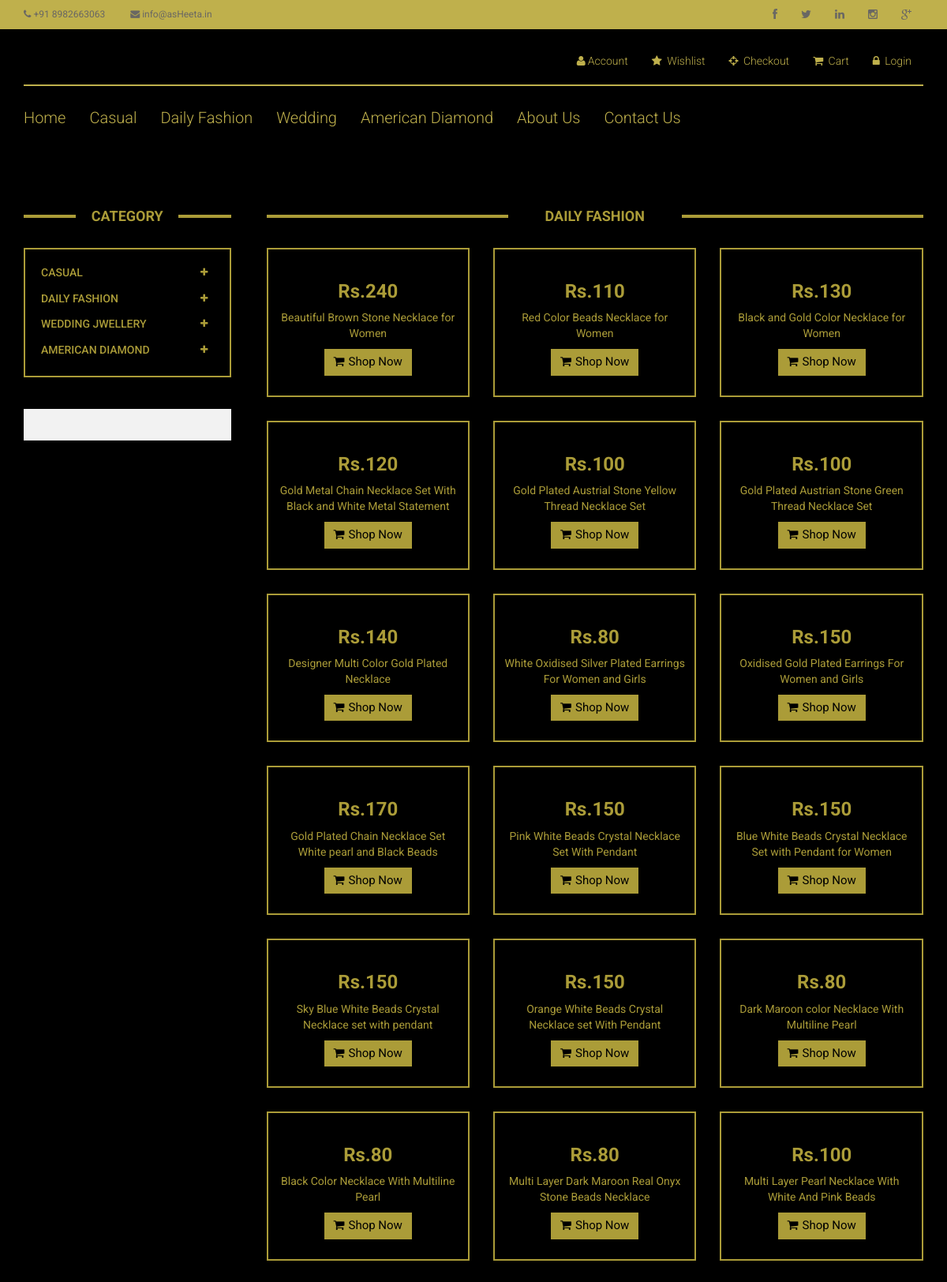
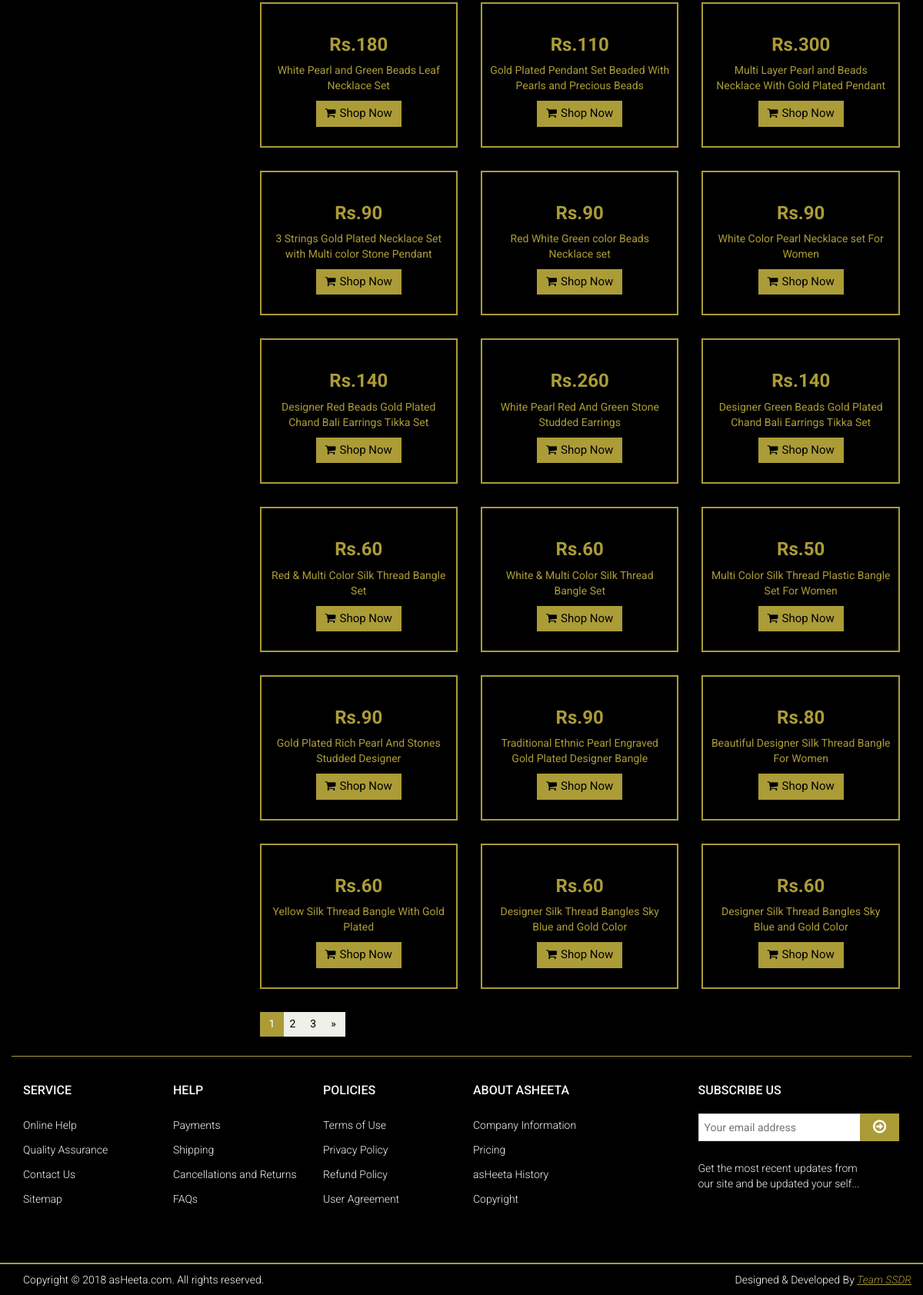
The app's page /daily-fashion.php with its own data (2 pictures, top to bottom).
### tables this page shows
CREATE TABLE IF NOT EXISTS `stock` (
  `stock_id` int(5) NOT NULL AUTO_INCREMENT,
  `product_code` varchar(15) NOT NULL,
  `product_name` varchar(100) NOT NULL,
  `brand` varchar(10) NOT NULL DEFAULT 'asHeeta',
  `colour` text NOT NULL,
  `base_material` text NOT NULL,
  `collection` int(1) NOT NULL,
  `plating` text NOT NULL,
  `size` varchar(10) NOT NULL,
  `price` int(5) NOT NULL,
  `type` text NOT NULL,
  `description` text NOT NULL,
  `img1` varchar(100) DEFAULT NULL,
  `img2` varchar(100) DEFAULT NULL,
  `img3` varchar(100) DEFAULT NULL,
  `thumbnail` varchar(100) DEFAULT NULL,
  PRIMARY KEY (`stock_id`)
);

### daily-fashion.php (the view, shortened to what this page needs)
<!DOCTYPE html>
<html lang="en">
<head>
    <link href="css/bootstrap.min.css" rel="stylesheet">
    <link href="css/font-awesome.min.css" rel="stylesheet">
    <link href="css/prettyPhoto.css" rel="stylesheet">
    <link href="css/price-range.css" rel="stylesheet">
    <link href="css/animate.css" rel="stylesheet">
	<link href="css/main.css" rel="stylesheet">
	<link href="css/responsive.css" rel="stylesheet">
</head>
<body>
	<header id="header">
		<div class="header_top">
			<div class="container">
				<?php
                        include("head-top.php");
                ?>
			</div>
		</div>
		<div class="header-middle">
			<div class="container">
			<?php
                        include("head-middle.php");
                ?>
            </div>
		</div>
		<div class="header-bottom">
			<div class="container">
            <?php
                        include("head-bottom.php");
                ?>
            </div>
        </div>
	</header>
	<section id="advertisement">
		<div class="container">
		</div>
	</section>
	<section>
		<div class="container">
			<div class="row">
				<div class="col-sm-3">
					<div class="left-sidebar">
						<h2>Category</h2>
						<?php
								include("category.php");
						?>
						<div class="shipping text-center">
						</div>
					</div>
				</div>
				<div class="col-sm-9 padding-right">
					<div class="features_items">
						<h2 class="title text-center">DAILY FASHION</h2>
                        <?php
                                 $cat_sql = "SELECT * FROM stock WHERE collection='1' ";
                                 $cat_query = mysqli_query($dbconnect, $cat_sql);
                                 $row=mysqli_fetch_array($cat_query);
                                do
                                {
                                        $price = $row[9];
                                        $prd_name = $row[2];
                        ?>
						<div class="col-sm-4">
							<div class="product-image-wrapper">
								<div class="single-products">
									<div class="productinfo text-center prd_name">
                                        <?php
                                            echo"<h2>Rs.".$price."</h2>";
                                            echo"<p>".$prd_name."</p>";
                                        ?>
										<a href="#" class="btn btn-default add-to-cart"><i class="fa fa-shopping-cart"></i>Shop Now</a>
									</div>
									</div>
								</div>
							</div>
                        <?php
                                 }
                                while($row=mysqli_fetch_array($cat_query))
                        ?>
						</div>
						<ul class="pagination">
							<li class="active"><a href="">1</a></li>
							<li><a href="">2</a></li>
							<li><a href="">3</a></li>
							<li><a href="">&raquo;</a></li>
						</ul>
					</div>
				</div>
			</div>
	</section>
		<div class="footer-widget">
			<div class="container">
				<?php
                        include("footer.php");
                ?>
			</div>
		</div>
</body>
</html>

### css/main.css (style rules this page uses)
body { font-family: 'Roboto', sans-serif; background: #000000; position: relative; font-weight:400px; }
ul li { list-style: none; }
a { -webkit-transition: 300ms; -moz-transition: 300ms; -o-transition: 300ms; transition: 300ms; }
h1, h2, h3, h4, h5, h6 { font-family: 'Roboto', sans-serif; }
.header_top { background: none repeat scroll 0 0 #BFB04C; }
.header-bottom { padding-bottom: 30px; padding-top: 30px; }
.footer-widget { margin-bottom: 68px; }
.footer-widget .container { border-top: 1px solid #AB9C38; padding-top: 15px; }
.left-sidebar h2, .brands_products h2 { color:#AB9C38 ; font-family: 'Roboto', sans-serif; font-size: 18px; font-weight: 700; margin: 0 auto 30px; text-align: center; text-transform: uppercase; position: relative; z-index:3; }
.left-sidebar h2:after, h2.title:after { content: " "; position: absolute; border: 2px solid #AB9C38; bottom:8px; left: 0; width: 100%; height: 0; z-index: -2; }
.left-sidebar h2:before { content: " "; position: absolute; background: #000; bottom: -6px; width: 130px; height: 30px; z-index: -1; left: 50%; margin-left: -65px; }
h2.title:before { content: " "; position: absolute; background: #000; bottom: -6px; width: 220px; height: 30px; z-index: -1; left: 50%; margin-left: -110px; }
.shipping { background-color: #F2F2F2; margin-top: 40px; overflow: hidden; padding-top: 20px; position: relative; }
.padding-right { padding-right: 0; }
.features_items { overflow:hidden; }
h2.title { color:#AB9C38 ; font-family: 'Roboto', sans-serif; font-size: 18px; font-weight: 700; margin: 0 15px; text-transform: uppercase; margin-bottom: 30px; position: relative; }
.product-image-wrapper { border:2px solid #AB9C38; overflow: hidden; margin-bottom:30px; }
.single-products { position: relative; }
.prd_name p { margin: 10px; }
.productinfo h2 { color: #AB9C38; font-family: 'Roboto', sans-serif; font-size: 24px; font-weight: 700; }
.productinfo p { font-family: 'Roboto', sans-serif; font-size: 14px; font-weight: 400; color: #AB9C38; }
.productinfo { position:relative; }
.add-to-cart { background:#AB9C38; border: 0 none; border-radius: 0; color: #000000; font-family: 'Roboto', sans-serif; font-size: 15px; margin-bottom: 25px; }
.add-to-cart i { margin-right:5px; }
#advertisement { padding-bottom: 45px; }
.pagination { display: inline-block; float: left; margin-bottom: 25px; margin-top: 0; padding-left: 15px; }
.pagination li:first-child a, .pagination li:first-child span { border-bottom-left-radius: 0; border-top-left-radius: 0; margin-left: 0; }
.pagination li:last-child a, .pagination li:last-child span { border-bottom-right-radius: 0; border-top-right-radius: 0; }
.pagination .active a, .pagination .active span, .pagination .active a:hover, .pagination .active span:hover, .pagination .active a:focus, .pagination .active span:focus { background-color: #AB9C38; border-color: #AB9C38; color: #FFFFFF; cursor: default; z-index: 2; }
.pagination li a, .pagination li span { background-color: #f0f0e9; border: 0; float: left; line-height: 1.42857; margin-left: -10px; padding: 6px 12px; position: relative; text-decoration: none; margin-right: 5px; color:#000; }

### records on screen
stock: price "240", product_name "Beautiful Brown Stone Necklace for Women"
stock: price "110", product_name "Red Color Beads Necklace for Women"
stock: price "130", product_name "Black and Gold Color Necklace for Women"
stock: price "120", product_name "Gold Metal Chain Necklace Set With Black and White Metal Statement"
stock: price "100", product_name "Gold Plated Austrial Stone Yellow Thread Necklace Set"
stock: price "100", product_name "Gold Plated Austrian Stone Green Thread Necklace Set"
stock: price "140", product_name "Designer Multi Color Gold Plated Necklace"
stock: price "80", product_name "White Oxidised Silver Plated Earrings For Women and Girls"
stock: price "150", product_name "Oxidised Gold Plated Earrings For Women and Girls"
stock: price "170", product_name "Gold Plated Chain Necklace Set White pearl and Black Beads"
stock: price "150", product_name "Pink White Beads Crystal Necklace Set With Pendant"
stock: price "150", product_name "Blue White Beads Crystal Necklace Set with Pendant for Women"
stock: price "150", product_name "Sky Blue White Beads Crystal Necklace set with pendant"
stock: price "150", product_name "Orange White Beads Crystal Necklace set With Pendant"
stock: price "80", product_name "Dark Maroon color Necklace With Multiline Pearl"
stock: price "80", product_name "Black Color Necklace With Multiline Pearl"
stock: price "80", product_name "Multi Layer Dark Maroon Real Onyx Stone Beads Necklace"
stock: price "100", product_name "Multi Layer Pearl Necklace With White And Pink Beads"
stock: price "180", product_name "White Pearl and Green Beads Leaf Necklace Set"
stock: price "110", product_name "Gold Plated Pendant Set Beaded With Pearls and Precious Beads"
stock: price "300", product_name "Multi Layer Pearl and Beads Necklace With Gold Plated Pendant"
stock: price "90", product_name "3 Strings Gold Plated Necklace Set with Multi color Stone Pendant"
stock: price "90", product_name "Red White Green color Beads Necklace set"
stock: price "90", product_name "White Color Pearl Necklace set For Women"
stock: price "140", product_name "Designer Red Beads Gold Plated Chand Bali Earrings Tikka Set"
stock: price "260", product_name "White Pearl Red And Green Stone Studded Earrings"
stock: price "140", product_name "Designer Green Beads Gold Plated Chand Bali Earrings Tikka Set"
stock: price "60", product_name "Red & Multi Color Silk Thread Bangle Set"
stock: price "60", product_name "White & Multi Color Silk Thread Bangle Set"
stock: price "50", product_name "Multi Color Silk Thread Plastic Bangle Set For Women"
stock: price "90", product_name "Gold Plated Rich Pearl And Stones Studded Designer"
stock: price "90", product_name "Traditional Ethnic Pearl Engraved Gold Plated Designer Bangle"
stock: price "80", product_name "Beautiful Designer Silk Thread Bangle For Women"
stock: price "60", product_name "Yellow Silk Thread Bangle With Gold Plated"
stock: price "60", product_name "Designer Silk Thread Bangles Sky Blue and Gold Color"
stock: price "60", product_name "Designer Silk Thread Bangles Sky Blue and Gold Color"
